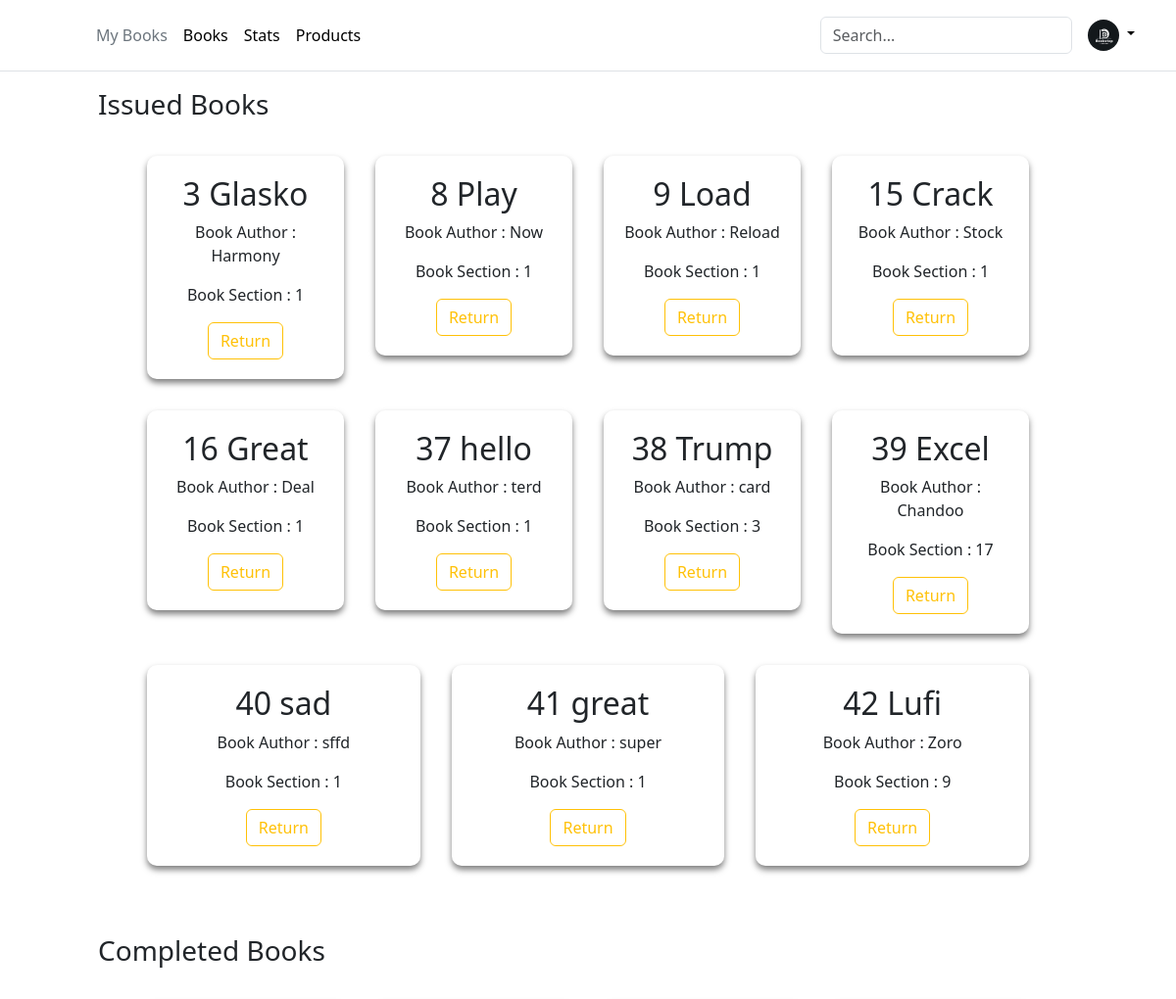
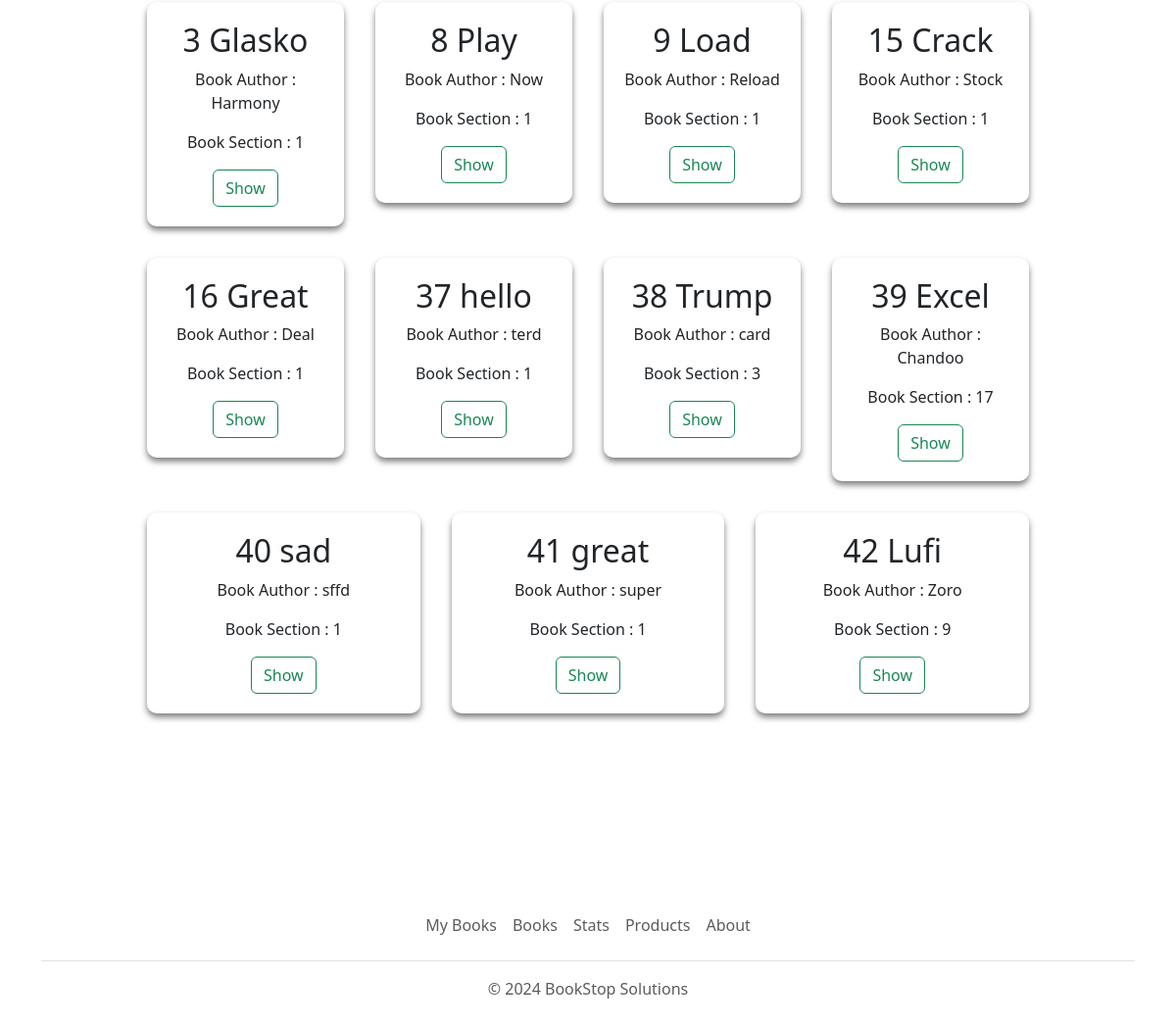
Before: /myBooks with the older database file (2 pictures, top to bottom).
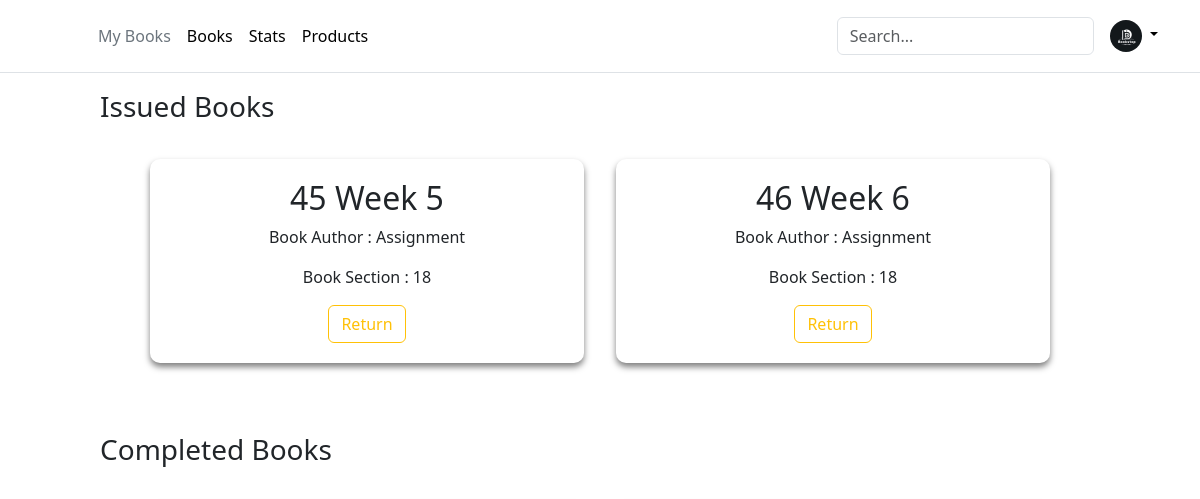
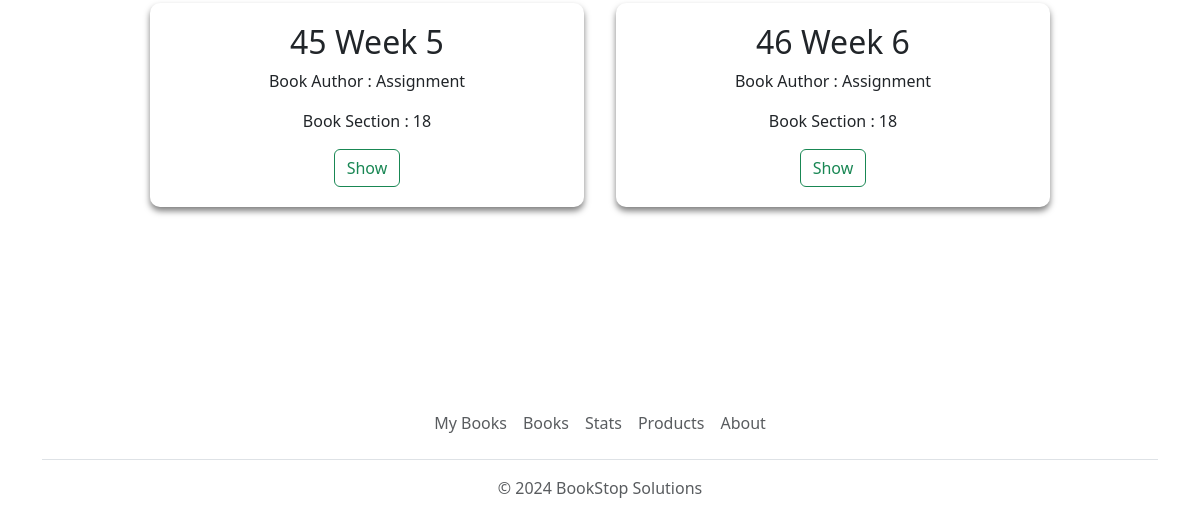
After: the same page with the newer database file (2 pictures, top to bottom).
### app.py (models this page shows)
class Books(db.Model):
    __tablename__ = 'books'
    BookId = db.Column(db.Integer, autoincrement=True, primary_key=True)
    SectionId = db.Column(db.Integer, db.ForeignKey('section.SectionId'), nullable=False)
    Title = db.Column(db.String(50), nullable=False)
    Author = db.Column(db.String(50), nullable=False)
    Content = db.Column(db.Text)
    ImageLink = db.Column(db.String(255))

### app.py (the view)
@app.route("/myBooks", methods=["GET","POST"])
def myBooks():
    books = Books.query.all()
    return render_template("myBooks.html", books= books)

### templates/myBooks.html (shortened to what this page needs)
<!DOCTYPE html>
<html lang="en">
  <head>
    <link rel="stylesheet" href="/static/add-section.css" />
    {% include 'bootstrap.html' %}
  </head>
  <body>
    <div>
      {% include 'header.html' %}
      <div>
        <h3>Issued Books</h3>
        <div class="main-container">
          {% for book in books %}
          <div class="section-container" id="1">
            <h2>{{book.BookId}} {{book.Title}}</h2>
            <p>Book Author : {{book.Author}}</p>
            <div>
              <p>Book Section : {{book.SectionId}}</p>
            </div>
            <button
              type="button"
              id="request{{book.BookId}}"
              class="btn btn-outline-warning"
            >
              Return
            </button>
          </div>
          {% endfor %}
        </div>
        <h3 class="second">Completed Books</h3>
        <div class="main-container">
          {% for book in books %}
          <div class="section-container" id="1">
            <h2>{{book.BookId}} {{book.Title}}</h2>
            <p>Book Author : {{book.Author}}</p>
            <div>
              <p>Book Section : {{book.SectionId}}</p>
            </div>
            <button
              type="button"
              id="request{{book.BookId}}"
              class="btn btn-outline-success"
            >
              Show
            </button>
          </div>
          {% endfor %}
        </div>
        {% include 'footer.html' %}
      </div>
    </div>
  </body>
</html>

Changed rows visible on the page:
removed Books: BookId "3", Title "Glasko", Author "Harmony", SectionId "1"
removed Books: BookId "8", Title "Play", Author "Now", SectionId "1"
removed Books: BookId "9", Title "Load", Author "Reload", SectionId "1"
removed Books: BookId "15", Title "Crack", Author "Stock", SectionId "1"
removed Books: BookId "16", Title "Great", Author "Deal", SectionId "1"
removed Books: BookId "37", Title "hello", Author "terd", SectionId "1"
removed Books: BookId "38", Title "Trump", Author "card", SectionId "3"
removed Books: BookId "39", Title "Excel", Author "Chandoo", SectionId "17"
removed Books: BookId "40", Title "sad", Author "sffd", SectionId "1"
removed Books: BookId "41", Title "great", Author "super", SectionId "1"
removed Books: BookId "42", Title "Lufi", Author "Zoro", SectionId "9"
added Books: BookId "45", Title "Week 5", Author "Assignment", SectionId "18"
added Books: BookId "46", Title "Week 6", Author "Assignment", SectionId "18"
